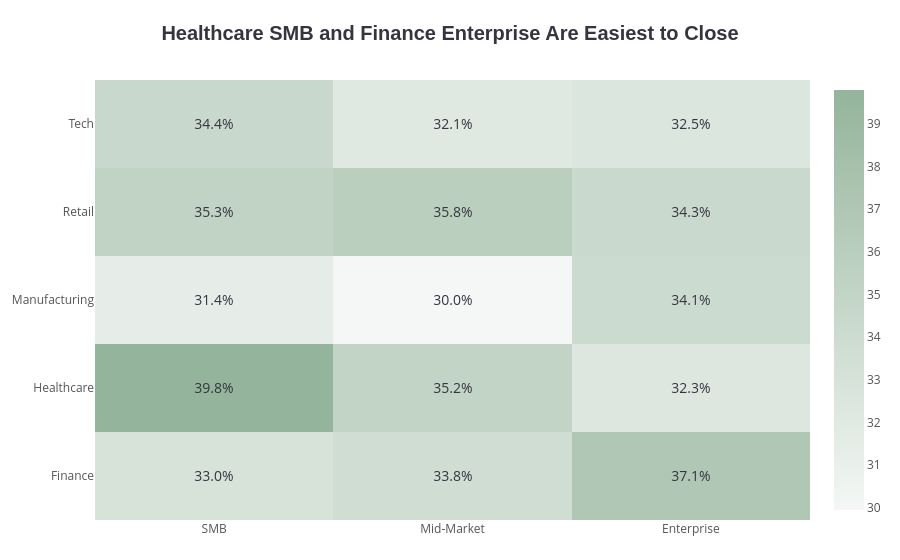

Here is the notebook cell this chart was saved with:
### Code cell
fig = go.Figure(go.Heatmap(
    z=industry_df_pivot.values,
    x=industry_df_pivot.columns,
    y=industry_df_pivot.index,
    colorscale=[[0, '#F4F7F5'], [1, GREEN]],
    text=industry_df_pivot.values,
    texttemplate="%{text:.1f}%",
    textfont=dict(size=14, color=TITLE_COLOR),
    showscale=True,
))

fig.update_layout(**layout_updates)
fig.update_layout(
    title=dict(
        text='Healthcare SMB and Finance Enterprise Are Easiest to Close',
        x=0.5,
        xanchor='center'
    )
)
fig.update_xaxes(autorange="reversed")

fig.show()
# fig.write_image("../images/charts/ideal-customer-profile.png", width=800, height=450, scale=2)

### Figure 1 — Plotly figure (JSON) as saved in the notebook; plotly's stock layout.template omitted (floating-point values rounded to 4 significant figures)
{"data": [{"colorscale": [[0, "#F4F7F5"], [1, "#94B49B"]], "showscale": true, "text": [[37.06, 33.75, 32.97], [32.3, 35.16, 39.79], [34.07, 29.95, 31.38], [34.29, 35.83, 35.31], [32.5, 32.13, 34.45]], "textfont": {"color": "#343541", "size": 14}, "texttemplate": "%{text:.1f}%", "type": "heatmap", "x": ["Enterprise", "Mid-Market", "SMB"], "y": ["Finance", "Healthcare", "Manufacturing", "Retail", "Tech"], "z": [[37.06, 33.75, 32.97], [32.3, 35.16, 39.79], [34.07, 29.95, 31.38], [34.29, 35.83, 35.31], [32.5, 32.13, 34.45]]}], "layout": {"font": {"color": "#555555"}, "margin": {"b": 40, "l": 40, "r": 40, "t": 80}, "paper_bgcolor": "white", "plot_bgcolor": "white", "title": {"font": {"color": "#343541", "family": "Arial, sans-serif", "size": 20, "weight": "bold"}, "text": "Healthcare SMB and Finance Enterprise Are Easiest to Close", "x": 0.5, "xanchor": "center"}, "xaxis": {"autorange": "reversed"}}}
